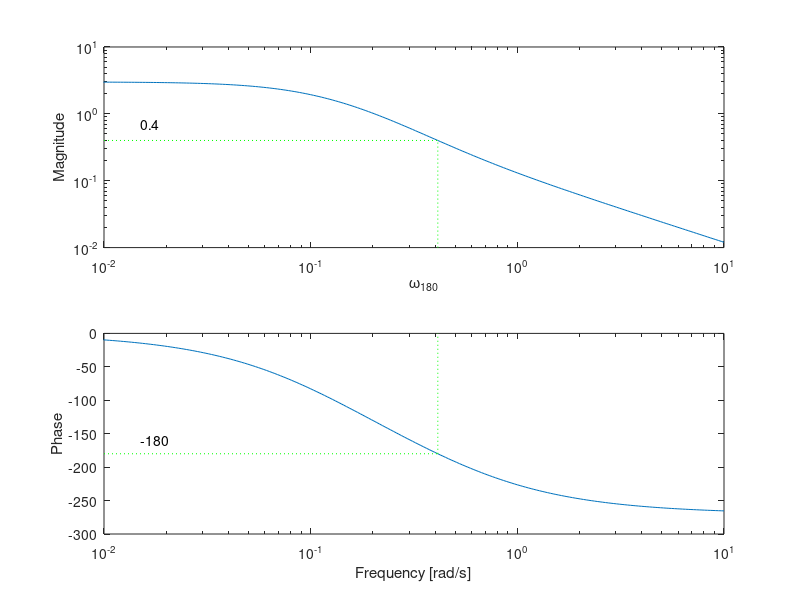

MATLAB code for this plot:
%Figure 2.7 Bode plots
%(explained in Example 2.2)

% Plant (2.31), G(s)=3(-2s+1)/(5s+1)(10s+1)
%
% Copyright 1996-2003 Sigurd Skogestad & Ian Postlethwaite
% $Id: Fig2_7.m,v 1.2 2004/01/30 13:12:17 espensto Exp $

clear
s=tf('s');
g=3*(-2*s+1)/(5*s+1)/(10*s+1);

% frequency response of G
points=301;
w=logspace(-3,1,points);
[mag,pha]=bode(g,w); 
mag=mag(:); pha=pha(:);

[gm,pm,wcg,wcp]=margin(g);   % wcg=0.4125

clf;
subplot(211);
loglog(w,mag,[1e-2 wcg],[0.4 0.4],'g:',[wcg wcg],[1e-2 0.4],'g:')
axis([0.01 10 0.01 10]);
text(.015,.7,'0.4');
ylabel('Magnitude')
xlabel('     \omega_{180}')
subplot(212);
semilogx(w,pha,[1e-2 wcg],[-180 -180],'g:',[wcg wcg],[-180 0],'g:')
axis([0.01 10 -300 0]);
text(.015,-160,'-180');
ylabel('Phase')
xlabel('Frequency [rad/s]')




